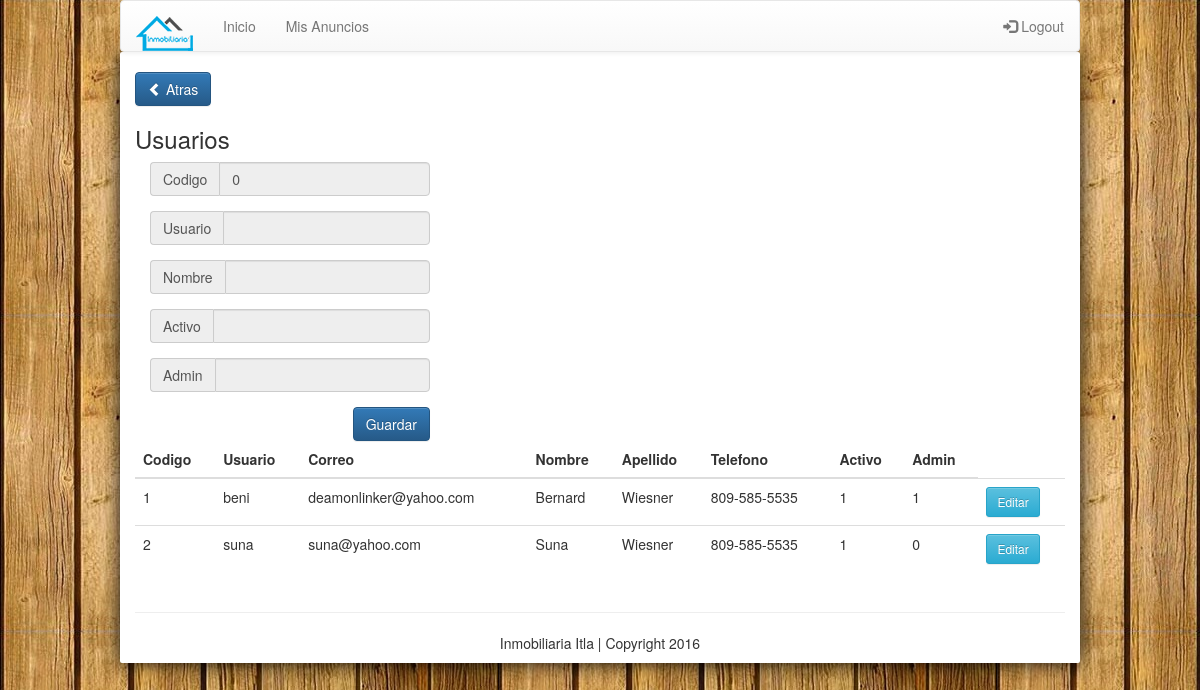
Page /index.php/s_admin/usuarios (signed in) on the committed database.
### tables this page shows
CREATE TABLE `usuario` (
  `id` int(11) NOT NULL,
  `usuario` varchar(50) NOT NULL,
  `clave` varchar(50) NOT NULL,
  `cedula` varchar(20) NOT NULL,
  `correo` varchar(100) NOT NULL,
  `nombre` varchar(100) NOT NULL,
  `apellido` varchar(100) NOT NULL,
  `telefono` varchar(20) NOT NULL,
  `celular` varchar(20) NOT NULL,
  `fax` varchar(20) NOT NULL,
  `informacion` text NOT NULL,
  `activo` tinyint(1) NOT NULL DEFAULT '1',
  `admin` tinyint(1) NOT NULL DEFAULT '0'
);

### application/core/MY_Loader.php (called while the page is built, shortened)
<?php
class MY_Loader extends CI_Loader {
    public function template($template_name, $vars = array(), $return = FALSE)
    {
        if($return):
        $content  = $this->view('templates/header', $vars, $return);
        $content .= $this->view($template_name, $vars, $return);
        $content .= $this->view('templates/footer', $vars, $return);
        return $content;
    else:
        $this->view($template_name, $vars);
    endif;
    }
}

### application/controllers/S_admin.php (called while the page is built, shortened)
<?php
class S_admin extends CI_Controller{
  public function __construct()
  {
    $this->load->model('S_admin_model');
    $this->load->model('Usuario_model');
  }
  function usuarios(){
    $id = (isset($_GET['id']))?$_GET['id']+0:0;
    $data['usuario'] = $this->Usuario_model->cargarUsuario($id);
    $data['usuarios'] = $this->Usuario_model->listarUsuarios();
    $this->load->template('admin/usuarios', $data);
  }
}

### index.php (called while the page is built, shortened)
<?php
require_once BASEPATH.'core/CodeIgniter.php';

### application/models/Usuario_model.php (called while the page is built, shortened)
<?php
class Usuario_model extends CI_Model{
  function listarUsuarios(){
    $query = $this->db->get('usuario');
    return $query->result();
  }
  function cargarUsuario($id){
    $usuario = new stdClass();
    $usuario->id = 0;
    $usuario->usuario = "";
    $usuario->clave = "";
    $usuario->nombre = "";
    $usuario->email = "";
    return $usuario;
  }
}

### application/views/admin/usuarios.php (the view, shortened to what this page needs)
<a class="btn btn-primary" href="<?php echo base_url('s_admin') ?>"><span class="glyphicon glyphicon-chevron-left"></span> Atras</a>
<h3>Usuarios</h3>
<div>
  <form method="post" action="<?php echo base_url('s_admin/editarUsuario') ?>">
    <div class="col col-sm-4">
      <div class="form-group input-group">
        <span class="input-group-addon">Codigo</span>
        <input class="form-control" readonly name="id" value="<?php echo (isset($usuario->id)?$usuario->id:''); ?>" type="text"/>
      </div>
      <div class="form-group input-group">
        <span class="input-group-addon">Usuario</span>
        <input class="form-control" readonly name="usuario" value="<?php echo (isset($usuario->usuario)?$usuario->usuario:''); ?>" type="text"/>
      </div>
      <div class="form-group input-group">
        <span class="input-group-addon">Nombre</span>
        <input class="form-control" readonly name="nombre" value="<?php echo (isset($usuario->nombre)?$usuario->nombre:''); ?>" type="text"/>
      </div>
      <div class="form-group input-group">
        <span class="input-group-addon">Activo</span>
        <input class="form-control" <?php if(isset($usuario->id)){if($usuario->id==0){echo 'readonly';}} ?> name="activo" value="<?php echo (isset($usuario->activo)?$usuario->activo:''); ?>" type="text" required=""/>
      </div>
      <div class="form-group input-group">
        <span class="input-group-addon">Admin</span>
        <input class="form-control" <?php if(isset($usuario->id)){if($usuario->id==0){echo 'readonly';}} ?> name="admin" value="<?php echo (isset($usuario->admin)?$usuario->admin:''); ?>" type="text" required=""/>
      </div>
      <div class="text-right">
        <button class="btn btn-primary" type="submit">Guardar</button>
      </div>
    </div>
  </form>
</div>
<div class="row">
  <div class="col col-sm-12">
  <table class="table">
    <thead>
      <tr>
        <th>Codigo</th>
        <th>Usuario</th>
        <th>Correo</th>
        <th>Nombre</th>
        <th>Apellido</th>
        <th>Telefono</th>
        <th>Activo</th>
        <th>Admin</th>
      </tr>
    </thead>
    <tbody>
      <?php
      if(isset($usuarios)){
        foreach($usuarios as $usuario){
          $linkEdit = base_url("/s_admin/usuarios/?id={$usuario->id}");
          echo "<tr>";
            echo "<td>{$usuario->id}</td>";
            echo "<td>{$usuario->usuario}</td>";
            echo "<td>{$usuario->correo}</td>";
            echo "<td>{$usuario->nombre}</td>";
            echo "<td>{$usuario->apellido}</td>";
            echo "<td>{$usuario->telefono}</td>";
            echo "<td>{$usuario->activo}</td>";
            echo "<td>{$usuario->admin}</td>";
          echo "<td
          ><a href='{$linkEdit}' class='btn btn-info btn-sm'>Editar</a>
                </td>
          </tr>";
        }
      }
       ?>
    </tbody>
  </table>
  </div>
</div>

### rows in the picture
usuario: id "1", usuario "beni", correo "deamonlinker@yahoo.com", nombre "Bernard", apellido "Wiesner", telefono "809-585-5535", activo "1", admin "1"
usuario: id "2", usuario "suna", correo "suna@yahoo.com", nombre "Suna", apellido "Wiesner", telefono "809-585-5535", activo "1", admin "0"
